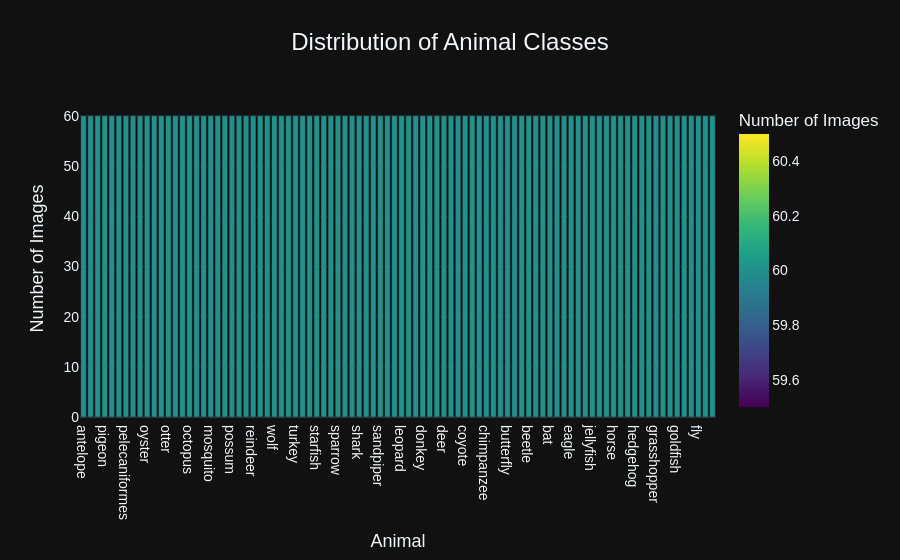

The notebook cell saved with this chart:
### Code cell
# Paths to the dataset
dataset_path = "../../data/animals"
labels_file = "../../data/name of the animals.txt"
# Reading labels
with open(labels_file, 'r') as f:
    animal_names = f.read().split('\n')
    
# Display the first few animal names
print(animal_names[:10])

# Display distribution of animal classes
animal_counts = {animal: len(os.listdir(os.path.join(dataset_path, animal))) for animal in animal_names}
animal_counts_df = pd.DataFrame(list(animal_counts.items()), columns=['Animal', 'Count'])
animal_counts_df = animal_counts_df.sort_values(by='Count', ascending=False)

fig = px.bar(animal_counts_df, x='Animal', y='Count', title='Distribution of Animal Classes', labels={'Animal': 'Animal', 'Count': 'Number of Images'},
             color='Count', color_continuous_scale='Viridis', template='plotly_dark')
fig.update_layout(title_font_size=24, title_x=0.5, xaxis_title_font_size=18, yaxis_title_font_size=18, font=dict(family="Arial, sans-serif", size=14))
fig.show()

# Image Preprocessing using OpenCV
def preprocess_image(image_path):
    image = cv2.imread(image_path)
    image = cv2.resize(image, (224, 224))
    image = cv2.cvtColor(image, cv2.COLOR_BGR2RGB)
    image = image / 255.0
    return image

# Create dataset
data = []
labels = []

for animal in animal_names:
    animal_dir = os.path.join(dataset_path, animal)
    for img_name in os.listdir(animal_dir):
        img_path = os.path.join(animal_dir, img_name)
        data.append(preprocess_image(img_path))
        labels.append(animal)

data = np.array(data)
labels = np.array(labels)

# Encode labels
label_encoder = LabelEncoder()
labels = label_encoder.fit_transform(labels)

# Split data into train and test sets
X_train, X_test, y_train, y_test = train_test_split(data, labels, test_size=0.2, random_state=12345)

### Figure 1 — Plotly figure (JSON) as saved in the notebook; plotly's stock layout.template omitted (floating-point values rounded to 4 significant figures)
{"data": [{"hovertemplate": "Animal=%{x}<br>Number of Images=%{marker.color}<extra></extra>", "legendgroup": "", "marker": {"color": [60, 60, 60, 60, 60, 60, 60, 60, 60, 60, 60, 60, 60, 60, 60, 60, 60, 60, 60, 60, 60, 60, 60, 60, 60, 60, 60, 60, 60, 60, 60, 60, 60, 60, 60, 60, 60, 60, 60, 60, 60, 60, 60, 60, 60, 60, 60, 60, 60, 60, 60, 60, 60, 60, 60, 60, 60, 60, 60, 60, 60, 60, 60, 60, 60, 60, 60, 60, 60, 60, 60, 60, 60, 60, 60, 60, 60, 60, 60, 60, 60, 60, 60, 60, 60, 60, 60, 60, 60, 60], "coloraxis": "coloraxis", "pattern": {"shape": ""}}, "name": "", "orientation": "v", "showlegend": false, "textposition": "auto", "type": "bar", "x": ["antelope", "raccoon", "porcupine", "pigeon", "pig", "penguin", "pelecaniformes", "parrot", "panda", "oyster", "ox", "owl", "otter", "orangutan", "okapi", "octopus", "mouse", "moth", "mosquito", "lobster", "lizard", "possum", "rat", "badger", "reindeer", "woodpecker", "wombat", "wolf", "whale", "turtle", "turkey", "tiger", "swan", "starfish", "squirrel", "squid", "sparrow", "snake", "sheep", "shark", "seal", "seahorse", "sandpiper", "rhinoceros", "lion", "leopard", "ladybugs", "koala", "donkey", "dolphin", "dog", "deer", "crow", "crab", "coyote", "cow", "cockroach", "chimpanzee", "caterpillar", "cat", "butterfly", "boar", "bison", "beetle", "bee", "bear", "bat", "dragonfly", "duck", "eagle", "hare", "kangaroo", "jellyfish", "hyena", "hummingbird", "horse", "hornbill", "hippopotamus", "hedgehog", "hamster", "elephant", "grasshopper", "gorilla", "goose", "goldfish", "goat", "fox", "fly", "flamingo", "zebra"], "xaxis": "x", "y": [60, 60, 60, 60, 60, 60, 60, 60, 60, 60, 60, 60, 60, 60, 60, 60, 60, 60, 60, 60, 60, 60, 60, 60, 60, 60, 60, 60, 60, 60, 60, 60, 60, 60, 60, 60, 60, 60, 60, 60, 60, 60, 60, 60, 60, 60, 60, 60, 60, 60, 60, 60, 60, 60, 60, 60, 60, 60, 60, 60, 60, 60, 60, 60, 60, 60, 60, 60, 60, 60, 60, 60, 60, 60, 60, 60, 60, 60, 60, 60, 60, 60, 60, 60, 60, 60, 60, 60, 60, 60], "yaxis": "y"}], "layout": {"barmode": "relative", "coloraxis": {"colorbar": {"title": {"text": "Number of Images"}}, "colorscale": [[0, "#440154"], [0.1111, "#482878"], [0.2222, "#3e4989"], [0.3333, "#31688e"], [0.4444, "#26828e"], [0.5556, "#1f9e89"], [0.6667, "#35b779"], [0.7778, "#6ece58"], [0.8889, "#b5de2b"], [1, "#fde725"]]}, "font": {"family": "Arial, sans-serif", "size": 14}, "legend": {"tracegroupgap": 0}, "title": {"font": {"size": 24}, "text": "Distribution of Animal Classes", "x": 0.5}, "xaxis": {"anchor": "y", "domain": [0, 1], "title": {"font": {"size": 18}, "text": "Animal"}}, "yaxis": {"anchor": "x", "domain": [0, 1], "title": {"font": {"size": 18}, "text": "Number of Images"}}}}
